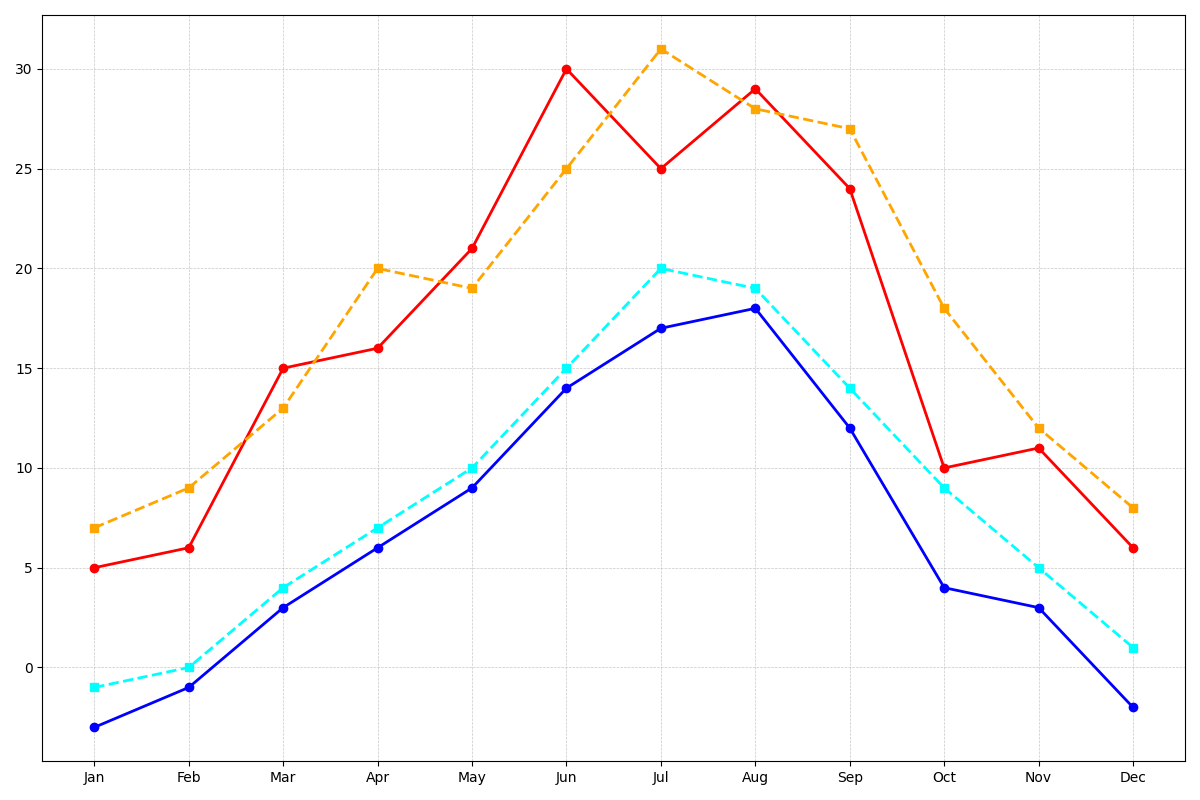

Here is the Python script that generated this plot:
import matplotlib.pyplot as plt
import numpy as np

months = np.array(["Jan", "Feb", "Mar", "Apr", "May", "Jun", "Jul", "Aug", "Sep", "Oct", "Nov", "Dec"])

max_temp_2022 = np.array([5, 6, 15, 16, 21, 30, 25, 29, 24, 10, 11, 6])
min_temp_2022 = np.array([-3, -1, 3, 6, 9, 14, 17, 18, 12, 4, 3, -2])
max_temp_2023 = np.array([7, 9, 13, 20, 19, 25, 31, 28, 27, 18, 12, 8])
min_temp_2023 = np.array([-1, 0, 4, 7, 10, 15, 20, 19, 14, 9, 5, 1])

fig, ax = plt.subplots(figsize=(12, 8))

ax.plot(months, max_temp_2022, color='red', marker='o', linestyle='-', linewidth=2)
ax.plot(months, min_temp_2022, color='blue', marker='o', linestyle='-', linewidth=2)
ax.plot(months, max_temp_2023, color='orange', marker='s', linestyle='--', linewidth=2)
ax.plot(months, min_temp_2023, color='cyan', marker='s', linestyle='--', linewidth=2)

ax.grid(True, which='both', linestyle='--', linewidth=0.5, alpha=0.7)

plt.tight_layout()
plt.show()
